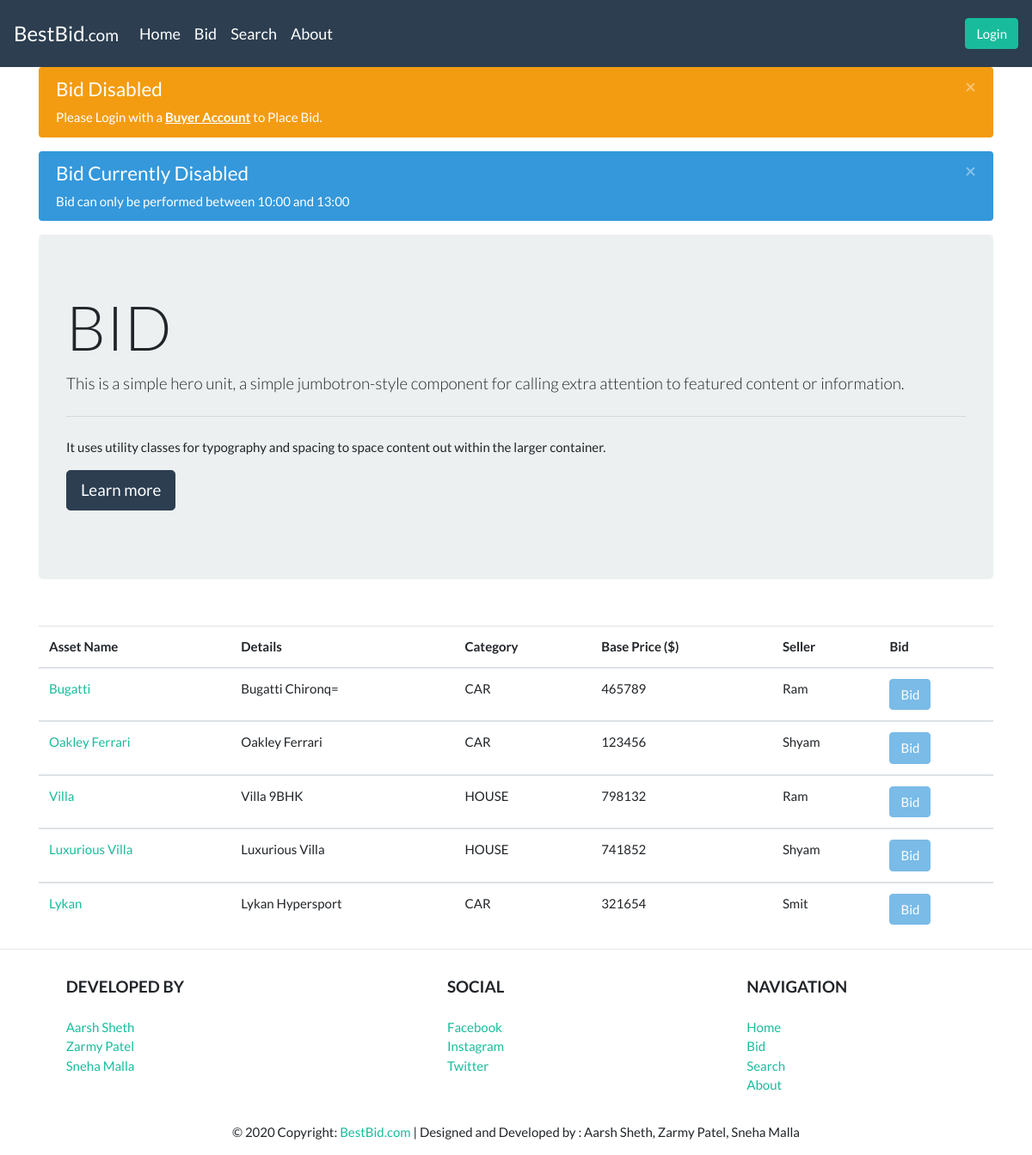
Before: /bid/ with the older database file.
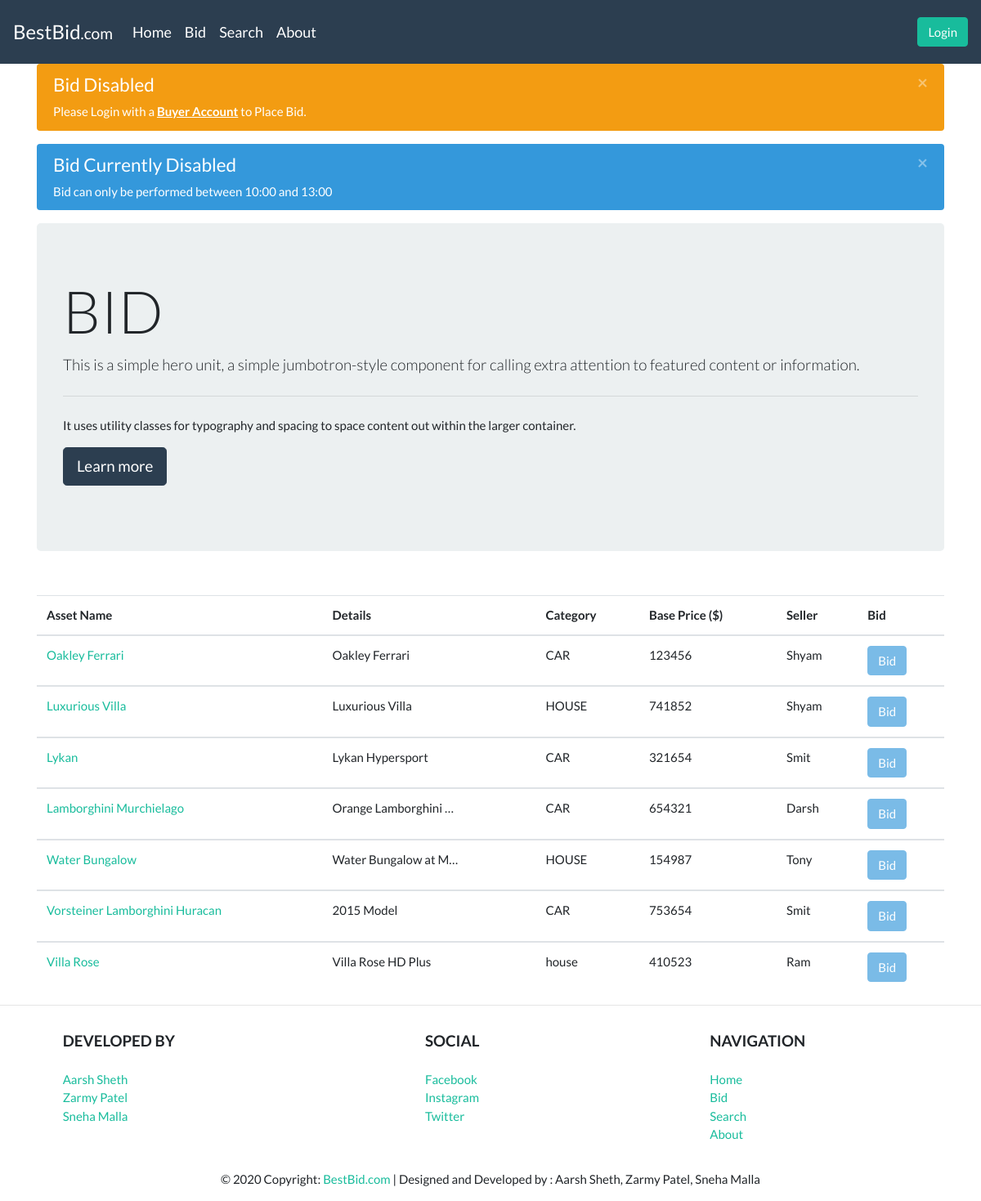
After: the same page with the newer database file.
### bidding/models.py (models this page shows, shortened)
class Asset(models.Model):
	CATEGORY = (
				('CAR', 'CAR'),
				('HOUSE', 'HOUSE')
				)
	name = models.CharField(max_length=50, blank=False)
	baseprice = models.DecimalField(max_digits=9, decimal_places=0, blank=False)
	image = models.ImageField(upload_to='uploads/', blank=False)
	category = models.CharField(max_length=5, choices=CATEGORY, blank=False)
	details = models.CharField(max_length=500, blank=False)# , widget=forms.Textarea)
	seller = models.ForeignKey(Seller, null=True, on_delete=models.SET_NULL, blank=False)
	sold = models.BooleanField(default=False)
	def get_abs_url(self):
		return reverse("asset", kwargs={"id" : self.id})

class Seller(models.Model):
	name = models.CharField(max_length=50, blank=False)
	email = models.EmailField(unique=True, blank=False)
	password = models.CharField(max_length=50, blank=False)
	contact = models.DecimalField(max_digits=10, decimal_places=0, default=0, blank=False)

### bidding/views.py (the view)
# urls.py: url(r'^bid/$', views.bid, name='bid'),
def bid(request):
	auctioned = AuctionedAsset.objects.all()
	assets = Asset.objects.exclude(sold__in=auctioned)
	now = datetime.datetime.now()
	print(now.hour)
	allow_bid = False
	if now.hour in range(10, 14):
		allow_bid = True
	about_to_end = False
	if	now.hour == 12 and now.minute > 50:
		about_to_end = True
	context = {
		'assets' : assets,
		'allow_bid' : allow_bid,
		'about_to_end' : about_to_end
	}
	return render(request, 'bidding/bid.html', context)

### bidding/templates/bidding/bid.html (shortened to what this page needs)
{% extends 'base.html' %}
{% load static %}
			{% block body %}
				<div class="container">
					<div>
						{% if request.session.user_type != 'buyer' %}
							<div class="alert alert-dismissible alert-warning">
								<button type="button" class="close" data-dismiss="alert">&times;</button>
								<h4 class="alert-heading">Bid Disabled</h4>
								<p class="mb-0">Please Login with a <a href="{% url 'buyer_login' %}" class="alert-link">Buyer Account</a> to Place Bid.</p>
							</div>
						{% endif %}
						{% if not allow_bid %}
							<div class="alert alert-dismissible alert-info">
								<button type="button" class="close" data-dismiss="alert">&times;</button>
								<h4 class="alert-heading">Bid Currently Disabled</h4>
								<p class="mb-0">Bid can only be performed between 10:00 and 13:00</p>
							</div>
						{% endif %}
					</div>
					<div class="jumbotron">
						<h1 class="display-3">BID</h1>
						<p class="lead">This is a simple hero unit, a simple jumbotron-style component for calling extra attention to featured content or information.</p>
						<hr class="my-4">
						<p>It uses utility classes for typography and spacing to space content out within the larger container.</p>
						<p class="lead">
							<a class="btn btn-primary btn-lg" href="#" role="button">Learn more</a>
						</p>
					</div>
					<br>
					{% if assets %}
						<table class="table table-hover center">
							<thead>
								<tr>
									<th scope="col">Asset Name</th>
									<th scope="col">Details</th>
									<th scope="col">Category</th>
									<th scope="col">Base Price ($)</th>
									<th scope="col">Seller</th>
									<th scope="col">Bid</th>
								</tr>
							</thead>
							{% for asset in assets %}
								<tbody>
									<tr class="table">
										<td><a href="{{ asset.get_abs_url }}">{{ asset.name }}</a></td>
										<td>{{ asset.details|truncatechars:20 }}</td>
										<td>{{ asset.category }}</td>
										<td>{{ asset.baseprice }}</td>
										<td>{{ asset.seller.name|title }}</td>
										<td>
											<button class="btn btn-info" href="{{ asset.get_abs_url }}" value="Bid"
												{% if request.session.user_type != 'buyer'%}
													disabled ="true" aria-disabled="true"
												{% endif %}
												{% if not allow_bid %}
													disabled ="true" aria-disabled="true"
												{% endif %}
												>
												Bid
											</button>
										</td>
									</tr>
								</tbody>
							{% endfor %}
						</table>
					{% endif %}
				</div>
			{% endblock %}

Changed rows visible on the page:
removed Asset: name "Bugatti", details "Bugatti Chironq=", category "CAR", baseprice "465789", seller.name "Ram"
removed Asset: name "Villa", details "Villa 9BHK", category "HOUSE", baseprice "798132", seller.name "Ram"
added Asset: name "Lamborghini Murchielago", details "Orange Lamborghini …", category "CAR", baseprice "654321", seller.name "Darsh"
added Asset: name "Water Bungalow", details "Water Bungalow at M…", category "HOUSE", baseprice "154987", seller.name "Tony"
added Asset: name "Vorsteiner Lamborghini Huracan", details "2015 Model", category "CAR", baseprice "753654", seller.name "Smit"
added Asset: name "Villa Rose", details "Villa Rose HD Plus", category "house", baseprice "410523", seller.name "Ram"
